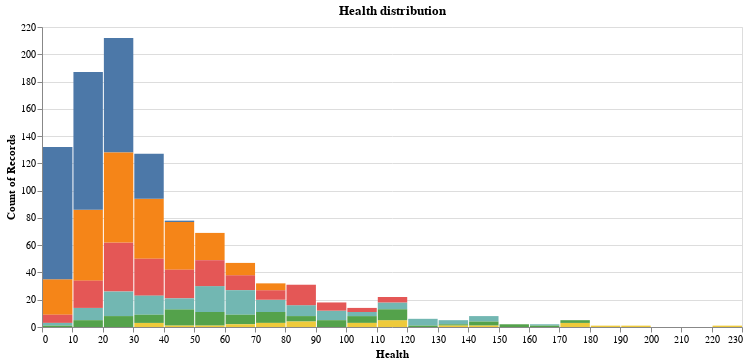

The code cell stored with this chart in its notebook:
### Markdown cell above
# **Histogram: Distribution of Health**

### Code cell
hist = (
    alt.Chart(df, title="Health distribution")
    .mark_bar()
    .encode(
        alt.X("Health:Q", bin=alt.Bin(maxbins=40), title="Health"),
        y="count()",
        color=alt.Color("Rarity:N", legend=None),
        tooltip=["count()"]
    )
    .properties(width=700, height=300)
)

hist.display()

### Figure 1 — Vega-Lite specification as saved in the notebook (floating-point values rounded to 4 significant figures; data arrays with more than 128 entries replaced by an {"elided": "..."} marker saying what was removed)
{"config": {"view": {"continuousWidth": 300, "continuousHeight": 300}}, "data": {"name": "data-a16f2c463cfd14c81cb4f8fd9651a1f5"}, "mark": {"type": "bar"}, "encoding": {"color": {"field": "Rarity", "legend": null, "type": "nominal"}, "tooltip": [{"aggregate": "count", "type": "quantitative"}], "x": {"bin": {"maxbins": 40}, "field": "Health", "title": "Health", "type": "quantitative"}, "y": {"aggregate": "count", "type": "quantitative"}}, "height": 300, "title": "Health distribution", "width": 700, "$schema": "https://vega.github.io/schema/vega-lite/v5.20.1.json", "datasets": {"data-a16f2c463cfd14c81cb4f8fd9651a1f5": {"elided": "1000 records"}}}
